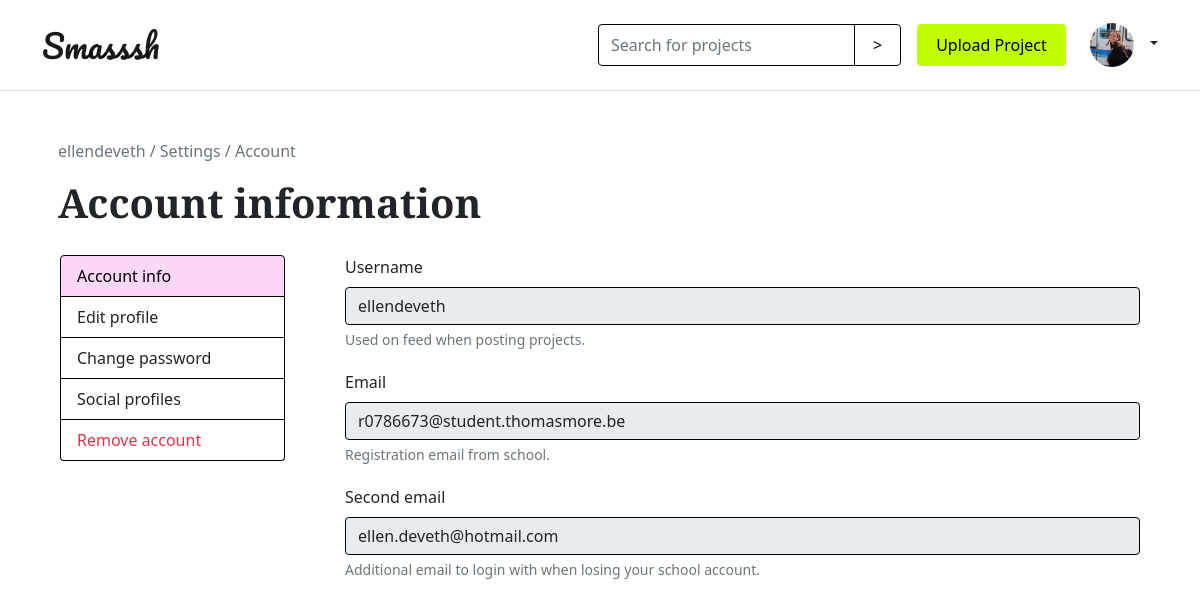
The app's page /account-info.php (signed in) with its own data.
### tables this page shows
CREATE TABLE `users` (
  `id` int(11) unsigned NOT NULL AUTO_INCREMENT,
  `email` varchar(300) DEFAULT NULL,
  `username` varchar(300) DEFAULT NULL,
  `password` varchar(300) DEFAULT NULL,
  `is_admin` tinyint(1) DEFAULT NULL,
  `profile_pic` varchar(300) DEFAULT 'default.png',
  `bio` varchar(300) DEFAULT 'New member of the smash community',
  `education` varchar(300) DEFAULT NULL,
  `second_email` varchar(300) DEFAULT NULL,
  `social_linkedin` varchar(300) DEFAULT NULL,
  `social_github` varchar(300) DEFAULT NULL,
  `social_instagram` varchar(300) DEFAULT NULL,
  PRIMARY KEY (`id`)
);

### classes/User.php (called while the page is built, shortened)
<?php
class User
{
    public static function getUserDataFromId($id)
    {
        $conn = Db::getInstance();
        $statement = $conn->prepare("SELECT * FROM users WHERE id = :id");
        $statement->bindValue(':id', $id);
        $statement->execute();
        $result = $statement->fetch(PDO::FETCH_ASSOC);
        return $result;
    }
}

### account-info.php (the view, shortened to what this page needs)
?><!DOCTYPE html>
<html lang="en">
<head>
    <?php include_once('style.php'); ?>
</head>
<body>
    <?php include_once('header.php'); ?>
    <div class="container">
        <p class="ps-3 pt-5 text-muted"><?php echo htmlspecialchars($userDataFromId['username']); ?> / Settings / Account</p>
        <h1 class="ps-3">Account information</h1>
        <div class="row">
            <div class="col-sm-12 col-md-auto col-lg-3">
                <div class="list-group">
                <a class="list-group-item list-group-item-action active" href="account-info.php">Account info</a>
                    <a class="list-group-item list-group-item-action" href="edit-profile.php">Edit profile</a>
                    <a class="list-group-item list-group-item-action" href="change-password.php">Change password</a>
                    <a class="list-group-item list-group-item-action" href="social-accounts.php">Social profiles</a>
                    <a class="list-group-item list-group-item-action text-danger" data-bs-toggle="modal" role="button" href="#deleteAccount">Remove account</a>
                </div>
            </div>
            <div class="col-sm-12 col-md-auto col-lg-9">
                <div class="tab-content" id="nav-tabContent">
                    <div class="tab-pane fade active show" id="account" role="tabpanel" aria-labelledby="account-list">
                            <fieldset>
                                <label for="username" class="form-label">Username</label>
                                <input type="text" class="form-control" name="name" value="<?php echo htmlspecialchars($userDataFromId['username']);?>" id="name" readonly>
                                <div class="form-text">Used on feed when posting projects.</div>
                            </fieldset>
                            <fieldset>
                                <label for="email" class="form-label">Email</label>
                                <input type="text" class="form-control" name="email" value="<?php echo htmlspecialchars($userDataFromId['email']);?>" id="email" readonly>
                                <div class="form-text">Registration email from school.</div>
                            </fieldset>
                            <fieldset>
                                <label for="email" class="form-label">Second email</label>
                                <input type="text" class="form-control" name="email" value="<?php echo htmlspecialchars($userDataFromId['second_email']);?>" id="email" readonly>
                                <div class="form-text">Additional email to login with when losing your school account.</div>
                            </fieldset>
                    </div>
                </div>
            </div>
        </div>
    </div>
</body>
</html>

### header.php (shortened to what this page needs)
<?php
    if (isset($_SESSION['email'])) {
        $sessionId = $_SESSION['id'];
        $userDataFromId = User::getUserDataFromId($sessionId);
    }
?><nav class="navbar navbar-light border-bottom">
    <div class="container">
        <a href="index.php" class="navbar-brand">Smasssh</a>
        <div class="d-flex flex-wrap align-items-center justify-content-end">
            <?php if (!isset($_SESSION['email'])): ?>
            <form class="d-flex">
                <a href="login.php" class="btn btn-outline-primary me-2">Login</a>
                <a href="register.php" class="btn btn-primary">Signup</a>
            </form>
            <?php else: ?>
            <form class="header-search" action="" method="post">
                <div class="input-group">
                    <input type="text" class="form-control" name="search" placeholder="Search for projects" aria-label="Search for projects" aria-describedby="button-addon2">
                    <input class="btn btn-outline-primary btn-icon-search" type="submit" name="submit-search" id="button-addon2" value=">">
                </div>
            </form>
            <a href="uploadProject.php" class="btn btn-primary m-3">Upload Project</a>
            <div class="flex-shrink-0 dropdown d-flex">
                <a href="#" class="d-block link-dark text-decoration-none dropdown-toggle" id="dropdownUser2" data-bs-toggle="dropdown" aria-expanded="false">
                    <img src="<?php echo $userDataFromId['profile_pic']; ?>" class="p-2 rounded-circle img-thumbnail" >
                </a>
            </div>
            <?php endif; ?>
        </div>
    </div>
</nav>

### styles/custom.css (style rules this page uses)
body { box-sizing: border-box; }
.img-thumbnail { width: 100px; height: 100px; object-fit: cover; border: none; background-color: transparent; }
nav .img-thumbnail { max-width: 60px; max-height: 60px; }
.row>* { padding: 20px 30px; }
.list-group-item { border: 1px solid black; }
.list-group-item.active { color: black; background-color: #FCD7F7; border: 1px solid black; }
fieldset { margin: 0 0 20px 0; }
.form-control, .input-group-text { border-color: black; }

### styles/button.css (style rules this page uses)
nav .btn { padding: 8px 18px; }
.btn-primary { color: black; background-color: #BFFD00; border: 1px solid #BFFD00; }
.btn-outline-primary { color: black; border: 1px solid black; }
.link-dark { font-weight: 500; text-decoration: none; }
a { text-decoration: none; color: black; }

### records on screen
users: profile_pic (picture), username "ellendeveth", name "ellendeveth", email "r0786673@student.thomasmore.be", email "ellen.deveth@hotmail.com"
